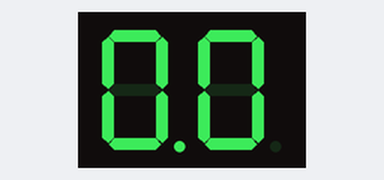
The sketch below on a simulated Arduino Uno, built with avr-gcc and run on an emulated ATmega328P. On the bench: 2-digit seven-segment display.

Above: at 0.1 s.
At 4.1 s:
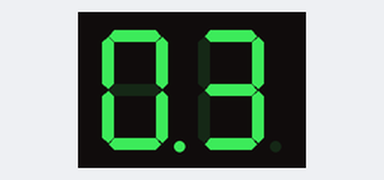
At 9.4 s:
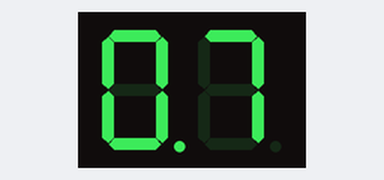
At 20.0 s:
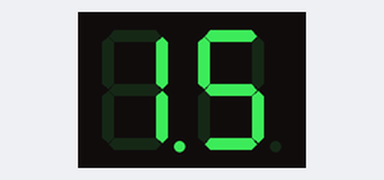
At 29.3 s:
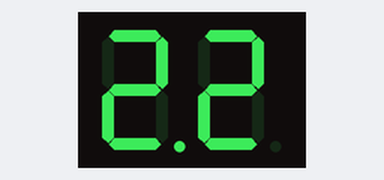
At 38.6 s:
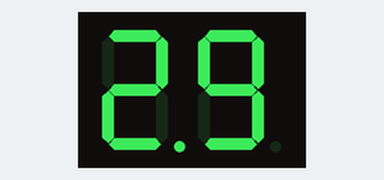

Measured:
- what the display in image 0 shows lasts 1.3 s, from 0.0 s to 1.3 s

The sketch:

_0753_-_Two_7Seg_With_Library.ino
```cpp
/*  0753 - Dual seven segment display directly by the Arduino, using the SevSeg library
 *
 * This sketch shows you how to drive a dual common cathode seven segment
 * display using only the Arduino's digital pins. This sketch uses the SevSeg library to
 * simplify programming.
 *
 * The sketch displays numbers from 0 to 9 on both displays.
 *
 * This sketch was written by Peter Dalmaris for Arduino Step by Step.
 *
 * Components
 * ----------
 *  - Arduino Uno
 *  - Dual common cathode seven segment display or 2 x single seven segment displays
 *  - 2 x 330 Ohm resistor for the common cathodes
 *  - Breadboard
 *  - Jumper wires
 *
 *  Libraries
 *  ---------
 *  - SevSeg   (will need to install it to your Arduino IDE via the library manager)
 *
 * Connections
 * -----------
 *  Arduino Uno and seven segment display:
 *
 *  Arduino Uno   |   Seven Seg
 *  ------------------------------
 *        10      |  Common cathode for display 1
 *        11      |  Common cathode for display 2
 *        2       |       A
 *        3       |       B
 *        4       |       C
 *        5       |       D
 *        6       |       E
 *        7       |       F
 *        8       |       G
 *        9       |       Dp
 *
 *
 *
 *  Created on May 13 2017 by Peter Dalmaris
 *
 */

#include "SevSeg.h"
SevSeg sevseg; //Instantiate a seven segment controller object

unsigned long timer;

void setup() {
  byte numDigits = 2;
  byte digitPins[] = {10,11};
  byte segmentPins[] = {2,3,4,5,6,7,8,9};
  bool resistorsOnSegments = false;     // Use 'true' if on digit pins
  byte hardwareConfig = COMMON_CATHODE;

  sevseg.begin(hardwareConfig, numDigits, digitPins, segmentPins, resistorsOnSegments);
//  sevseg.setBrightness(1000);
}

void loop() {
  timer++;
  sevseg.setNumber(timer/1000, 1);     //This will write the value to the display. To show the new value,
                                       //the refreshDisplay function must be called.

  if (timer == 100000)
  timer = 0;

  delay(1);

  sevseg.refreshDisplay(); // Must run repeatedly
}
```
